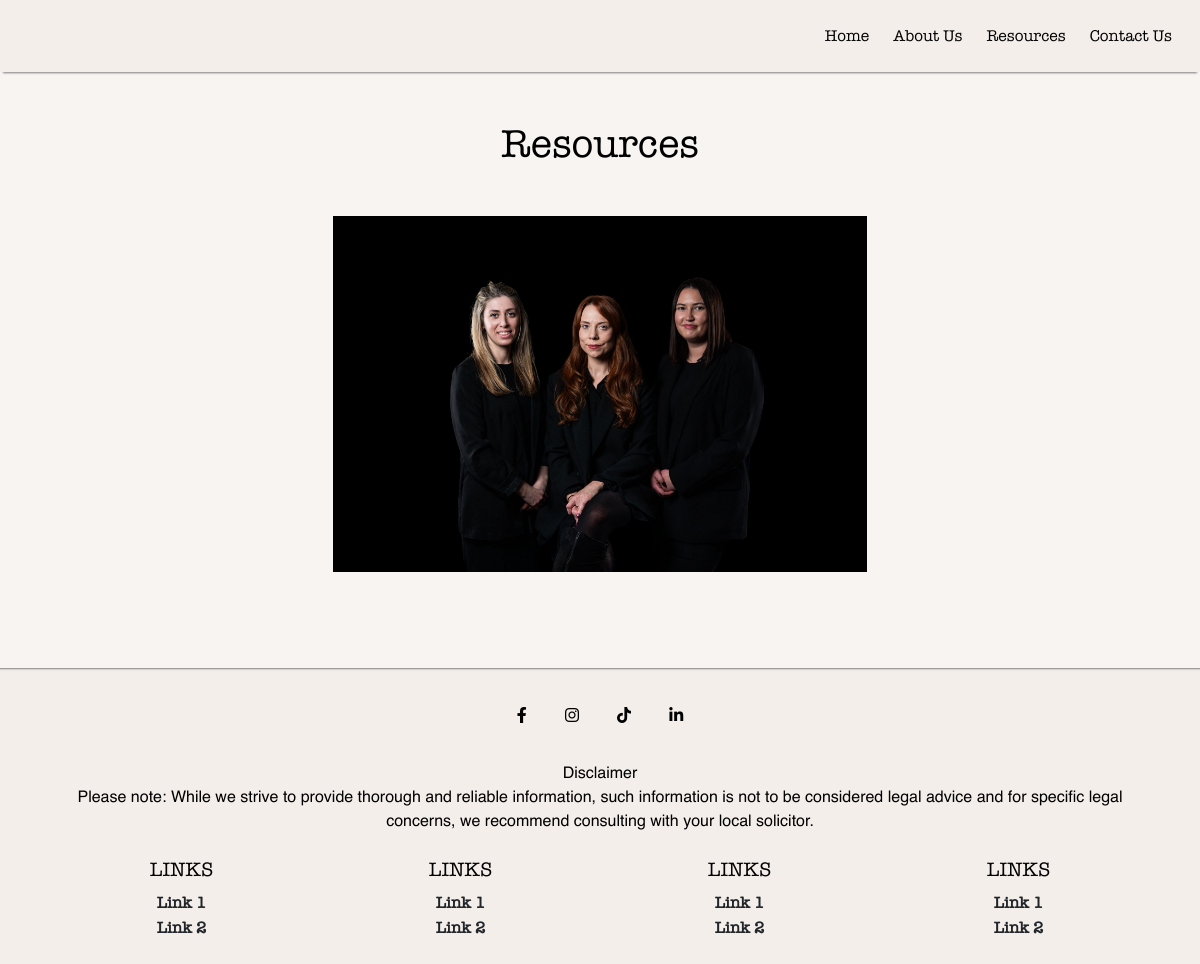
The app's page /resources/, older data.
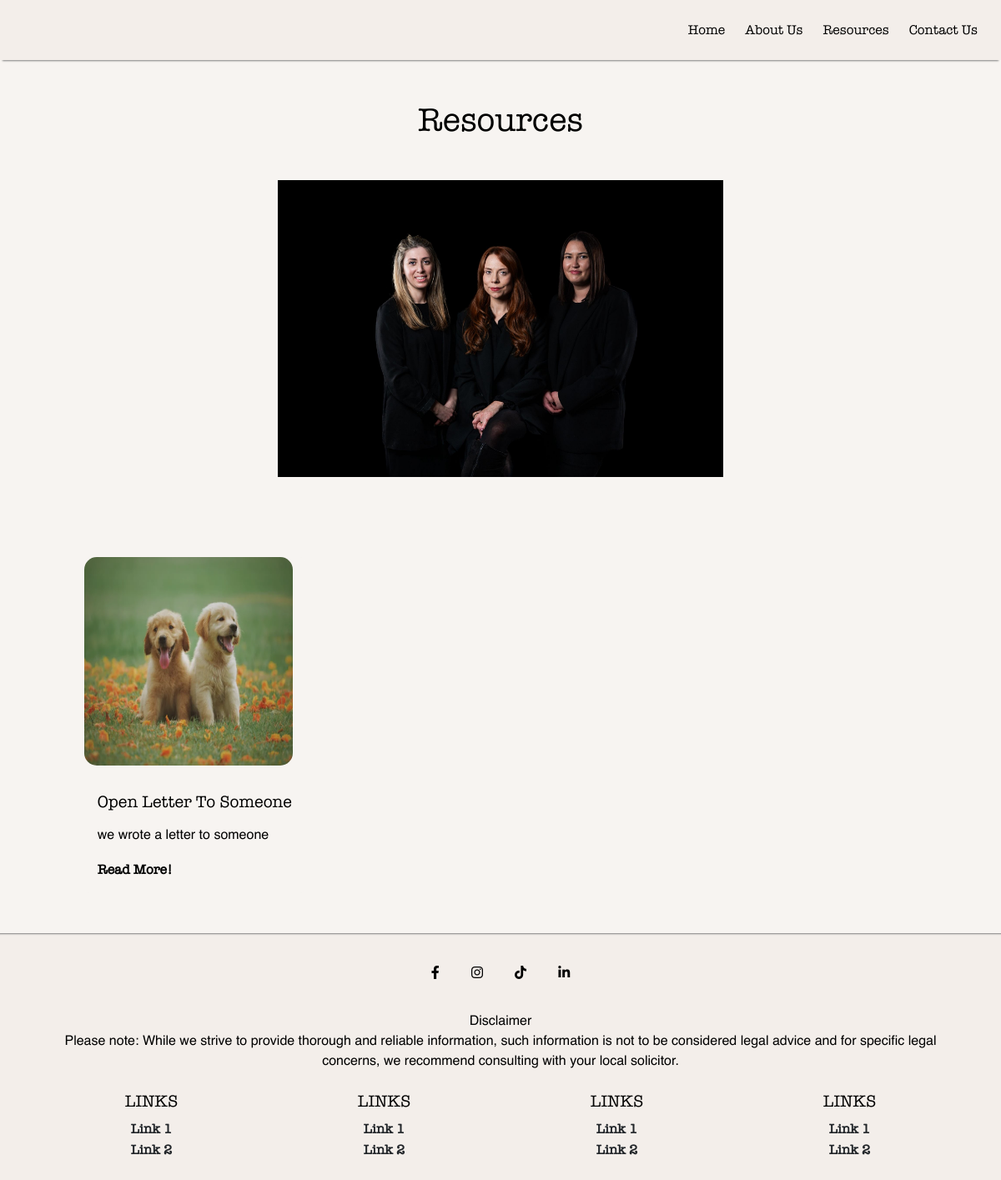
The same page, newer data.
### resources/models.py (models this page shows, shortened)
class Resource(models.Model):
    name = models.CharField(max_length=255)
    description = models.TextField(blank=True, null=True)
    file = models.FileField(upload_to='resources/files/', blank=True, null=True)
    image = models.ImageField(upload_to='resources/images/', blank=True, null=True)
    uploaded_at = models.DateTimeField(auto_now_add=True)

### resources/views.py (the view)
# urls.py: path('resources/', include('resources.urls')),
def resources(request):
    resources = Resource.objects.all()
    context = {
        'resources':resources
    }
    return render(request, 'resources/resources.html', context)

### resources/templates/resources/resources.html
{% extends "base.html" %}
{% load static %}
{% block content %}
<div class="container">
    <h1 class="mt-5 text-center">Resources</h1>
    <div class="container my-5 d-flex justify-content-center">
        <div class="row">
            <div class="col-md-6 col-lg-6 col-sm-12 offset-lg-3 offset-md-3">
                <img class="img-fluid" src="{% static 'imgs/group-photo.jpeg' %}">
            </div>
        </div>
    </div>
<div class="row mx-2 d-flex justify-content-between">
    {% for r in resources %}
    <div class="col-12 col-sm-6 col-md-6 col-lg-4 mt-5 d-flex justify-content-center">
        <div class="card" style="max-width: 18rem;">
            {% if r.image %}
             <img src= {{ r.image.url }} class="card-img-top border-rounded" style="height: 250px; width:250px;">
             {% endif %}
             <div class="card-body">
               <h5 class="card-title my-3">{{ r.name }}
               </h5>
               <p class="card-text">{{ r.description }}</p>
               <a href = "{{ r.file.url }}" target="_blank">Read More!</a>
             </div>
           </div>
    </div>
    {% endfor %}
</div>
</div>
{% endblock %}

Row changes from the older to the newer data that the page shows:
added Resource: image (picture), name "Open Letter To Someone", description "we wrote a letter to someone"
